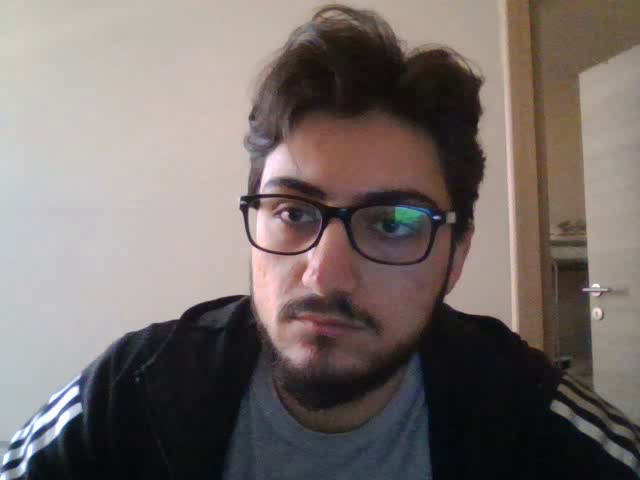
#> input picture frame 0 of ComputerVision/IMG&VIDs/record.avi, 640 x 480 px, given in place of the camera
$ jupyter execute --allow-errors OpenCv.ipynb   (text cells are left out)
#> lines starting #> are read from the running program, lines starting #| are printed output that depends on the picture; after the words box and inside, x2 and y2 are one past the last pixel; in counts of white or black regions, pixels touching at a corner belong together; pictures that were not available may be replaced by others from this repository, and a replacement may not be noted
[cell 1]
import cv2
import time


vid = cv2.VideoCapture(0)
photos = []
while True:
    ret, frame = vid.read()
#> frame is the input picture: shape (480, 640, 3); mean B, G, R 106.6, 109.4, 118.8
    try:
        cv2.imshow("frame",frame)
        if cv2.waitKey(1) & 0xFF == ord("q"):
#> (key q is pressed here)
            break
        if cv2.waitKey(1) & 0xFF == ord("t"):
          photos.append(frame)

    except:
        print("Camera Not Found!")
        break

for i in range(len(photos)):
    cv2.imshow(f"photo{i+1}",photos[i])
cv2.waitKey(0)
vid.release()
cv2.destroyAllWindows()

[cell 2]
import cv2


img = cv2.imread("IMG&VIDs/me.jpeg")
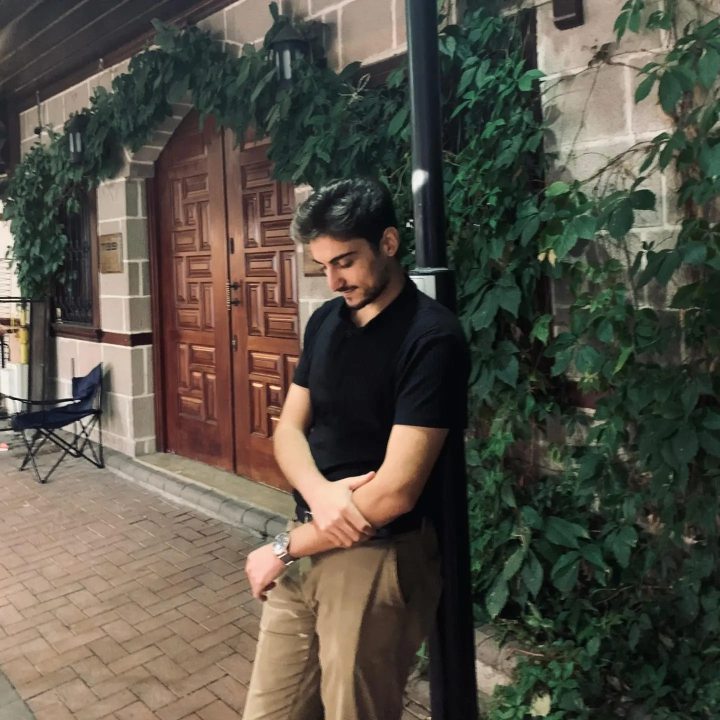
#> input picture ComputerVision/IMG&VIDs/me.jpeg, 1440 x 1440 px (shown at 1/2 size)
#> img is the input picture: shape (1440, 1440, 3); mean B, G, R 70.5, 81.5, 86.3
img_gray = cv2.imread("IMG&VIDs/me.jpeg", cv2.IMREAD_GRAYSCALE) # cv2.IMREAD_GRAYSCALE = 0 (numerical value of)
#> img_gray: shape (1440, 1440); min 0, max 255, mean 81.7
cv2.imshow("Profile", img)
cv2.imshow("Profile-gray", img_gray)
keyInput = cv2.waitKey(0)
#> (key q is pressed here)
print(keyInput) # key inputs ASCII value
cv2.destroyAllWindows()

[cell 3]
import cv2

img_gray = cv2.imread("IMG&VIDs/me.jpeg", 0)
cv2.imwrite("IMG&VIDs/me-gray.jpeg", img_gray)
img2 = cv2.imread("IMG&VIDs/EmreAkpinar.jpeg", 0)
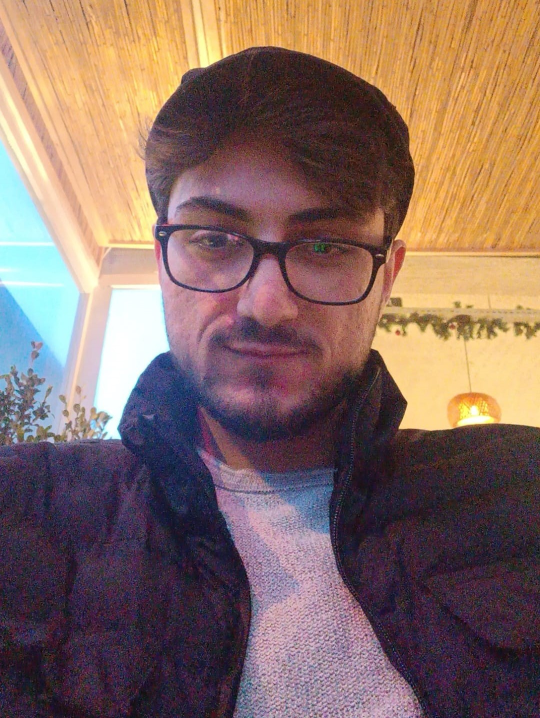
#> input picture ComputerVision/IMG&VIDs/EmreAkpinar.jpeg, 1080 x 1436 px (shown at 1/2 size)
#> img2: shape (1436, 1080); min 0, max 255, mean 114.5
cv2.imwrite("IMG&VIDs/EmreAkpinar-gray.jpeg", img2)

keyInput = cv2.waitKey(0)
#> (key q is pressed here)
print(keyInput) # key inputs ASCII value
cv2.destroyAllWindows()


#It seems that openCv write the image with 3 channels wheter or not the image is gray scale(1 channel)
#When writing the image tripples the only layer the gray scaled image has as illustrated below


img_gray = cv2.imread("IMG&VIDs/me-gray.jpeg")
#> img_gray: shape (1440, 1440, 3); min 0, max 255, mean 81.7
print(img_gray.shape)
#| (1440, 1440, 3)

print(img_gray[500,500])
#| [148 148 148]
print(img[500,500])
#| [107 138 183]

[cell 4]
import cv2

vid = cv2.VideoCapture(0) # Laptops cam->0 , changes index if using external device

while True:
    ret, frame = vid.read()
    cv2.imshow("frame", frame)
    keyInp = cv2.waitKey(1)
#> (key q is pressed here)
    if keyInp == ord("q"):
        break

vid.release()
cv2.destroyAllWindows()

[cell 5]
import cv2

cap = cv2.VideoCapture("IMG&VIDs/aTwitchclip.mp4")

if cap.isOpened() == False:
    print("Error opening video stream or file")

while cap.isOpened():
    ret, frame = cap.read()

    if ret == True:
        cv2.imshow("clip", frame)
        keyInp = cv2.waitKey(1)
#> (key q is pressed here)
        if keyInp == ord('q'):
            break

    else:
        break

cap.release()
cv2.destroyAllWindows()

[cell 6]
import cv2

vid = cv2.VideoCapture(0)

width = int(vid.get(3))
height = int(vid.get(4))
size = (width, height)

result = cv2.VideoWriter("IMG&VIDs/record.avi", cv2.VideoWriter_fourcc(*"XVID"), 24, (width, height)) # https://fourcc.org/downloads

if vid.isOpened() == False:
    print("Error opening video stream or file")

while True:
    ret, frame = vid.read()

    if ret == False:
        break

    result.write(frame)
    cv2.imshow("frame",frame)
    keyInp = cv2.waitKey(1)
#> (key q is pressed here)

    if keyInp == ord('q'):
        break

vid.release()
cv2.destroyAllWindows()

[cell 7]
import cv2

[cell 8]
img = cv2.imread("IMG&VIDs/me.jpeg")
img_gray = cv2.imread("IMG&VIDs/me-gray.jpeg", cv2.IMREAD_UNCHANGED)
#> img_gray: shape (1440, 1440); min 0, max 255, mean 81.7

# img.item(y, x, color)
print("-Default-\nBlue: ", img.item(100, 100, 0))
#| -Default-
#| Blue:  70
print("Green: ", img.item(100, 100, 1))
#| Green:  70
print("Red: ", img.item(100, 100, 2))
#| Red:  70

#> (the rest of this cell did not finish here and is left out)

[cell 9]
import cv2

img = cv2.imread("IMG&VIDs/me.jpeg")
img_gray = cv2.imread("IMG&VIDs/me-gray.jpeg", cv2.IMREAD_GRAYSCALE)

#img.itemset((y, x, color), value) #`itemset` was removed from the ndarray class in NumPy 2.0. Use `arr[index] = value` instead.

img[100, 100] = 0
#> img: shape (1440, 1440, 3); under 0.01% of pixels changed, all inside (x1, y1, x2, y2) = (100, 100, 101, 101)

for y in range(50):
    for x in range(50):
        img[y, x] = (250,250,250)
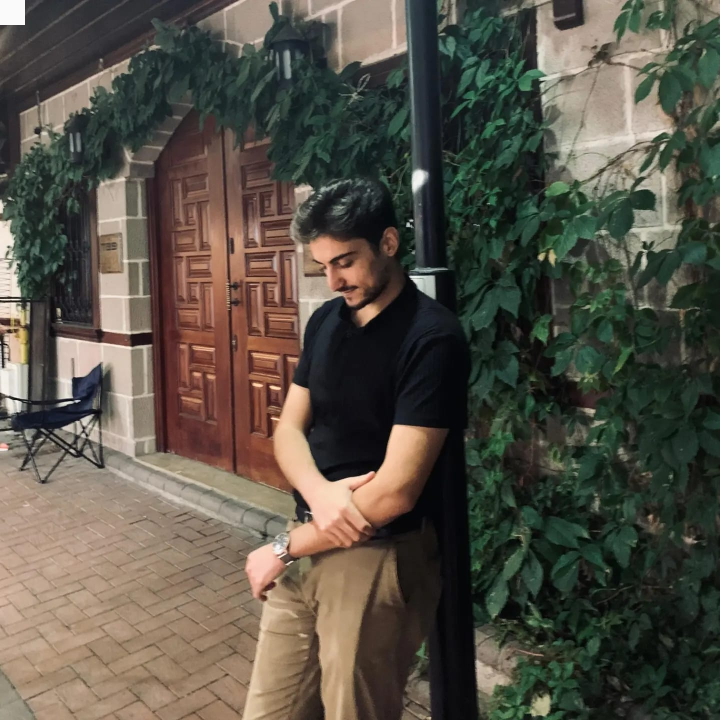
#> img: shape (1440, 1440, 3) (shown at 1/2 size); mean B, G, R 70.7, 81.7, 86.5

for y in range(50,100):
    for x in range(50,100):
        img[y, x, 1] = 0
        img[y, x, 0] = 0
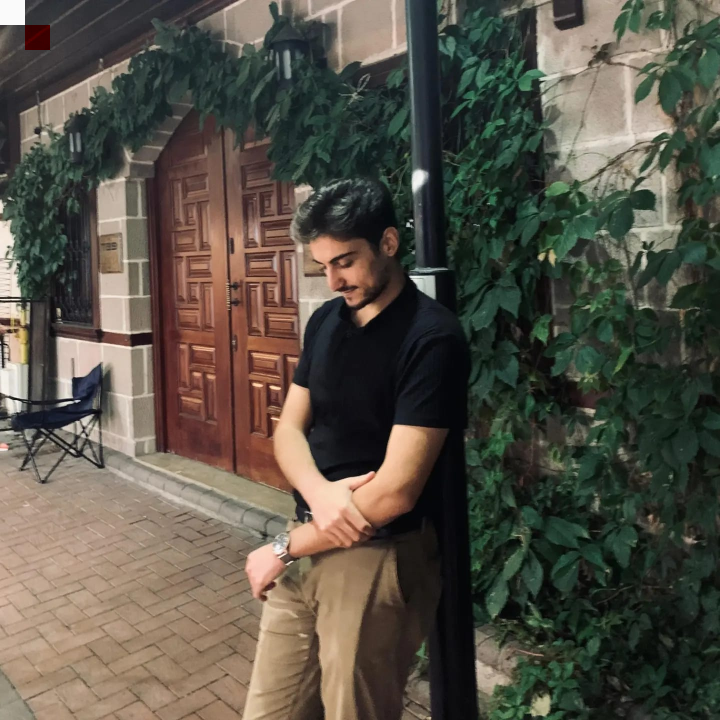
#> img: shape (1440, 1440, 3) (shown at 1/2 size); 0.12% of pixels changed, all inside (x1, y1, x2, y2) = (50, 50, 100, 100)


cv2.imshow("Profile", img)
cv2.waitKey(0)
cv2.destroyAllWindows()

[cell 10]
import cv2

img = cv2.imread("IMG&VIDs/me.jpeg")
img_gray = cv2.imread("IMG&VIDs/me-gray.jpeg", cv2.IMREAD_UNCHANGED)

#img.itemset((y, x, color), value) #`itemset` was removed from the ndarray class in NumPy 2.0. Use `arr[index] = value` instead.

img[100, 100] = 0

for z in range(0,1340, 100):
    for y in range(z,50+z):
        for x in range(z,50+z):
            img[y, x] = (250,250,250)

    for y in range(50+z,100+z):
        for x in range(50+z,100+z):
            img[y, x, 1] = 0
            img[y, x, 0] = 0
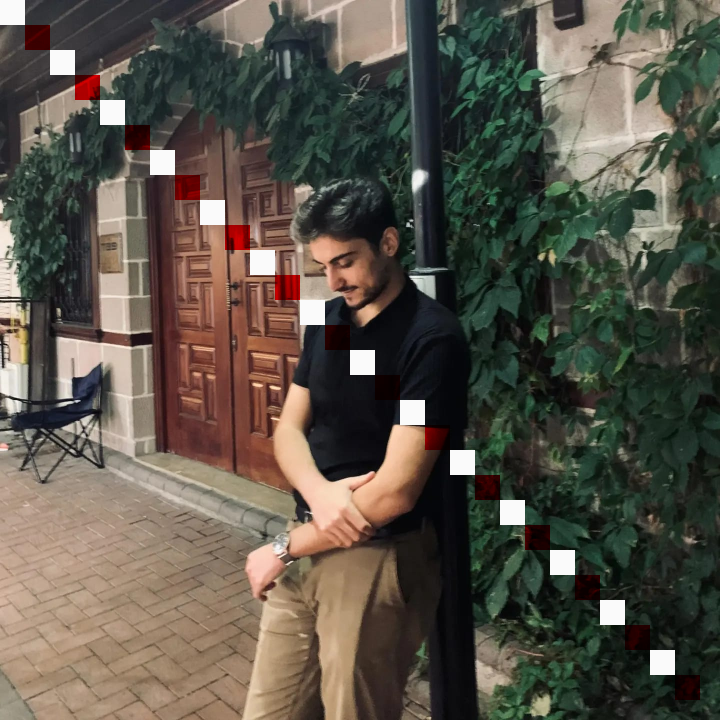
#> img: shape (1440, 1440, 3) (shown at 1/2 size); mean B, G, R 73, 83.8, 89.6


cv2.imshow("Profile", img)
cv2.waitKey(0)
cv2.destroyAllWindows()

[cell 11]
import cv2
img = cv2.imread("IMG&VIDs/me.jpeg")
img_gray = cv2.imread("IMG&VIDs/me-gray.jpeg", cv2.COLOR_BGR2GRAY)
# Since img is a ndarray
print(img.shape)
#| (1440, 1440, 3)
print(img_gray.shape)
#| (1440, 1440)


y, x, c = img.shape
#> y = 1440; x = 1440; c = 3
print("height:", y, " width:", x, " color:", c, sep="")
#| height:1440 width:1440 color:3

#> (the rest of this cell did not finish here and is left out)

[cell 12]
print(img.size)
#| 6220800
print(img_gray.size)
#| 2073600

[cell 13]
print(img.dtype)
#| uint8
print(img_gray.dtype)
#| uint8

[cell 14]
import cv2
#roi = img[y1:y2, x1:x2]
img2 = cv2.imread("IMG&VIDs/EmreAkpinar.jpeg", cv2.IMREAD_COLOR)
#> img2 is the input picture: shape (1436, 1080, 3); mean B, G, R 98.6, 107.3, 134.5

#Duplicating interested region
roi_m = img2[645:750, 400:650]
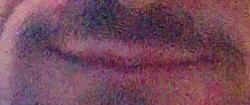
#> roi_m: shape (105, 250, 3); mean B, G, R 91.4, 73.2, 117.5
cv2.imshow("Mouth", roi_m)
roi_e = img2[390:460, 340:740]
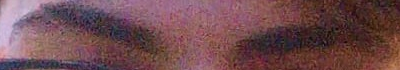
#> roi_e: shape (70, 400, 3); mean B, G, R 80.4, 75.7, 112.8
cv2.imshow("Eyebrows", roi_e)
roi_n = img2[450:660, 470:600]
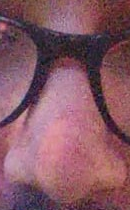
#> roi_n: shape (210, 130, 3); mean B, G, R 100.2, 87.9, 134.3
cv2.imshow("Nose", roi_n)

#Adding the region back to the image
img2[0:(750-645), 0:(650-400)] = roi_m
#> img2: shape (1436, 1080, 3); 1.69% of pixels changed, all inside (x1, y1, x2, y2) = (0, 0, 250, 105)
cv2.imshow("Updated image", img2)


cv2.waitKey(0)
cv2.destroyAllWindows()

[cell 15]
img2 = cv2.imread("IMG&VIDs/EmreAkpinar.jpeg")
img2[:, :, 0] = 0  #remove blue
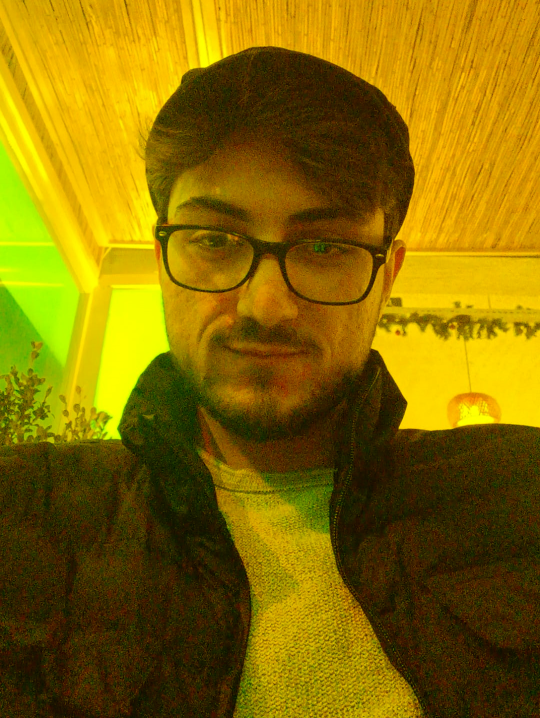
#> img2: shape (1436, 1080, 3) (shown at 1/2 size); mean B, G, R 0, 107.3, 134.5
#img2[:, :, 1] = 0  #remove green
img2[:, :, 2] = 0  #remove red
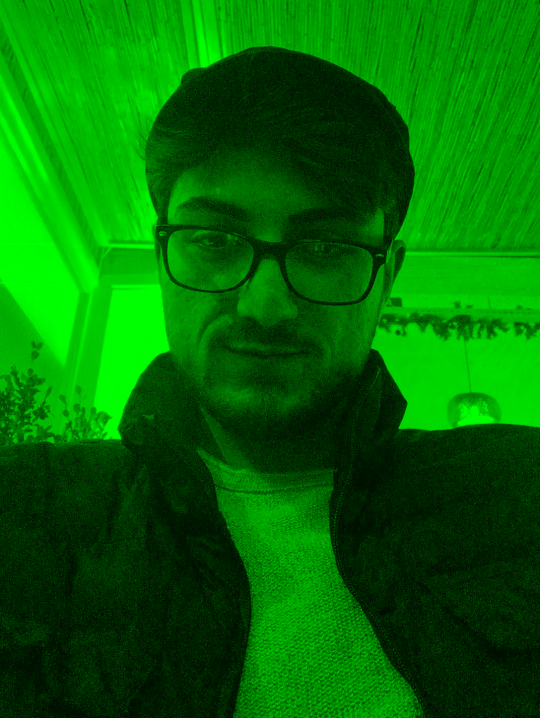
#> img2: shape (1436, 1080, 3) (shown at 1/2 size); mean B, G, R 0, 107.3, 0

#img2[:, :, 0] = 255  #enhance blue
#img2[:, :, 1] = 255  #enhance green
#img2[:, :, 2] = 255  #enhance red


cv2.imshow("filtered", img2)
cv2.waitKey(0)
cv2.destroyAllWindows()

$ run again, starting later in the video
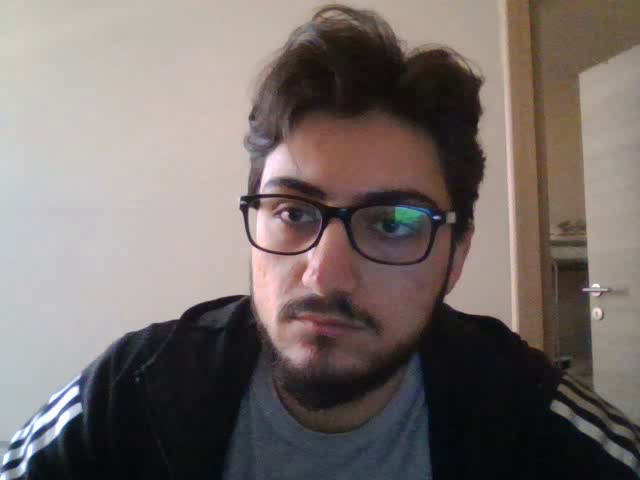
#> input picture frame 0 of ComputerVision/IMG&VIDs/record.avi, 640 x 480 px, given in place of the camera
#> frame is the input picture: shape (480, 640, 3); mean B, G, R 106.6, 109.4, 118.8
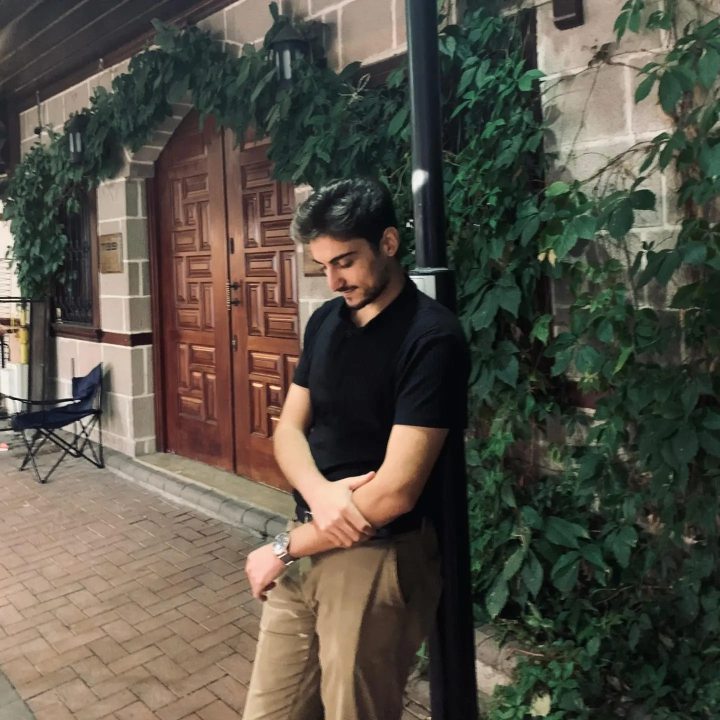
#> input picture ComputerVision/IMG&VIDs/me.jpeg, 1440 x 1440 px (shown at 1/2 size)
#> img is the input picture: shape (1440, 1440, 3); mean B, G, R 70.5, 81.5, 86.3
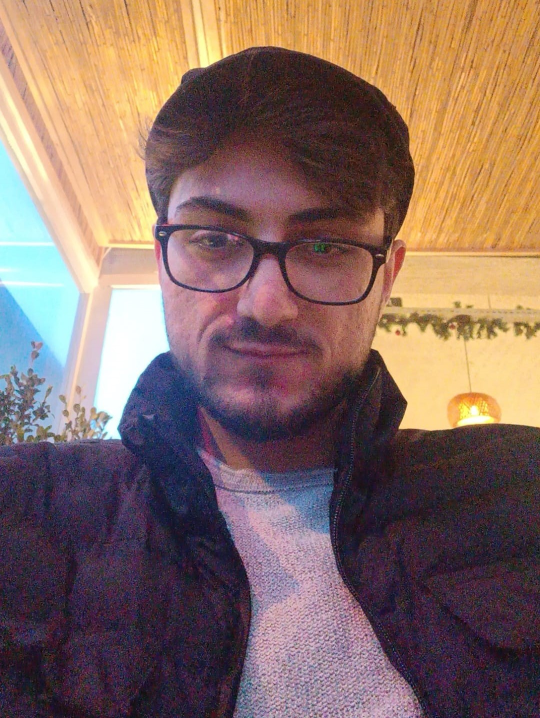
#> input picture ComputerVision/IMG&VIDs/EmreAkpinar.jpeg, 1080 x 1436 px (shown at 1/2 size)
#| (1440, 1440, 3)
#| [148 148 148]
#| [107 138 183]
#| -Default-
#| Blue:  70
#| Green:  70
#| Red:  70
#| (1440, 1440, 3)
#| (1440, 1440)
#| height:1440 width:1440 color:3
#| 6220800
#| 2073600
#| uint8
#| uint8
#> img2 is the input picture: shape (1436, 1080, 3); mean B, G, R 98.6, 107.3, 134.5

$ run again, starting later in the video
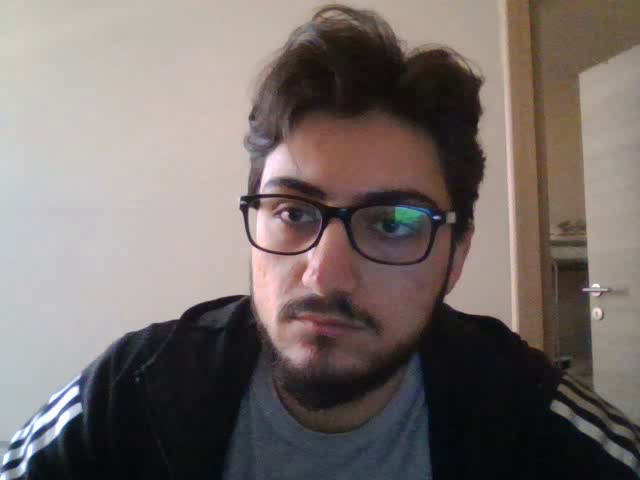
#> input picture frame 0 of ComputerVision/IMG&VIDs/record.avi, 640 x 480 px, given in place of the camera
#> frame is the input picture: shape (480, 640, 3); mean B, G, R 106.6, 109.4, 118.8
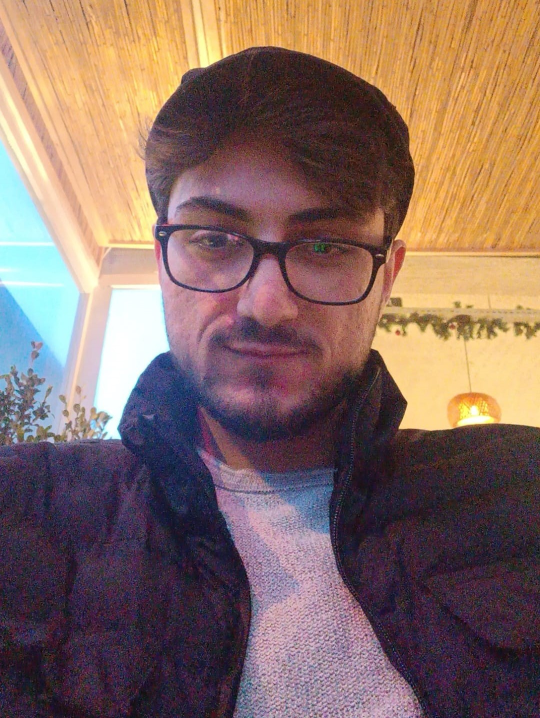
#> input picture ComputerVision/IMG&VIDs/EmreAkpinar.jpeg, 1080 x 1436 px (shown at 1/2 size)
#| (1440, 1440, 3)
#| [148 148 148]
#| [107 138 183]
#| -Default-
#| Blue:  70
#| Green:  70
#| Red:  70
#| (1440, 1440, 3)
#| (1440, 1440)
#| height:1440 width:1440 color:3
#| 6220800
#| 2073600
#| uint8
#| uint8
#> img2 is the input picture: shape (1436, 1080, 3); mean B, G, R 98.6, 107.3, 134.5
